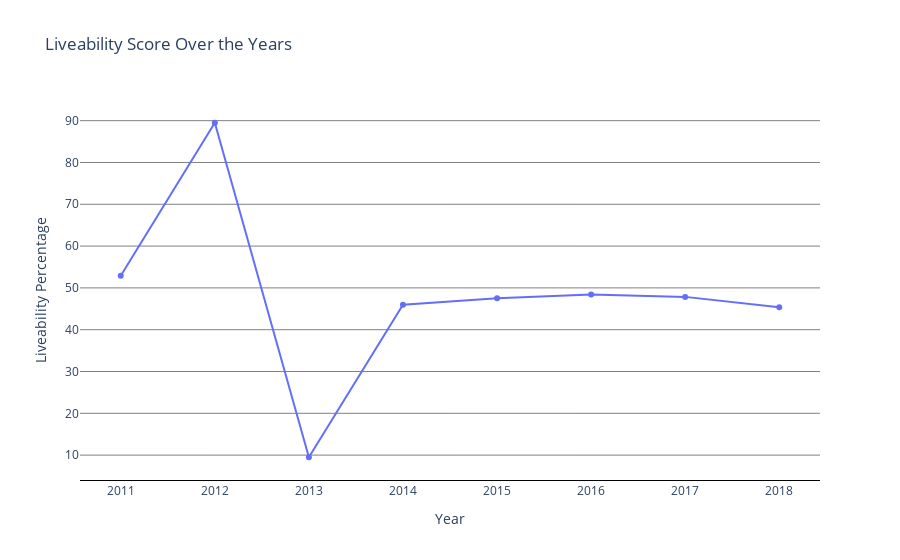

Notebook code for this chart:
### Code cell
# Trend Visualization of Rental Affordability Index Over the Years
fig2 = px.line(analysis_df, x='year', y='Liveability Percentage', markers=True, title='Liveability Score Over the Years', labels={'precentage': 'Liveability Percentage', 'year': 'Year'})
fig2.update_layout(plot_bgcolor='white', xaxis=dict(showline=True, showgrid=False, linecolor='black'), yaxis=dict(showgrid=True, gridcolor='grey'))

### Figure 1 — Plotly figure (JSON) as saved in the notebook; plotly's stock layout.template omitted (floating-point values rounded to 4 significant figures)
{"data": [{"hovertemplate": "Year=%{x}<br>Liveability Percentage=%{y}<extra></extra>", "legendgroup": "", "line": {"color": "#636efa", "dash": "solid"}, "marker": {"symbol": "circle"}, "mode": "lines+markers", "name": "", "orientation": "v", "showlegend": false, "type": "scatter", "x": [2011, 2012, 2013, 2014, 2015, 2016, 2017, 2018], "xaxis": "x", "y": [52.91, 89.5, 9.49, 45.99, 47.51, 48.43, 47.85, 45.37], "yaxis": "y"}], "layout": {"legend": {"tracegroupgap": 0}, "plot_bgcolor": "white", "title": {"text": "Liveability Score Over the Years"}, "xaxis": {"anchor": "y", "domain": [0, 1], "linecolor": "black", "showgrid": false, "showline": true, "title": {"text": "Year"}}, "yaxis": {"anchor": "x", "domain": [0, 1], "gridcolor": "grey", "showgrid": true, "title": {"text": "Liveability Percentage"}}}}
